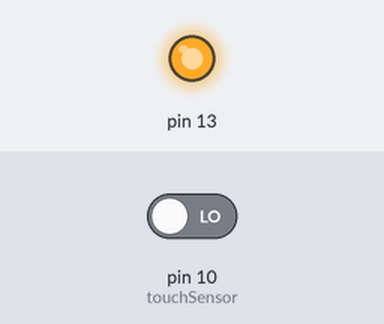
Simulated run of this sketch. Board: Arduino Uno, built with avr-gcc and run on an emulated ATmega328P. On the bench: output pins drawn as LEDs (lit = HIGH). Inputs (shaded band) come from the test bench; at power-on: pin 10 (touchSensor) LOW.

Above: at 1.2 s.
1.3 s: pin 10 (touchSensor) driven HIGH
At 2.5 s:
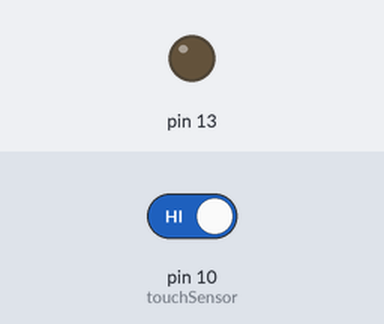
2.8 s: pin 10 (touchSensor) driven LOW
At 3.6 s:
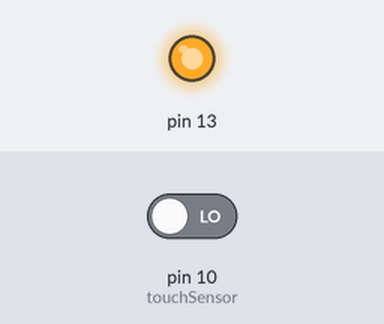
Timing chart, 0 to 5.8 s (numbered marks = the images above; inputs shaded):
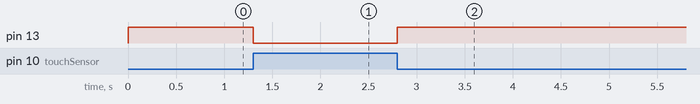

Measured:
- after the input at 1.3 s, pin 13: HIGH → LOW at once
- after the input at 2.8 s, pin 13: LOW → HIGH at once

The sketch:

check_push_button.ino
```cpp
/*


 Note that this sketch uses LED_BUILTIN to find the pin with the internal LED
*/

int touchSensor = 10;
int sensorReading = 0;

void setup() {
  pinMode(LED_BUILTIN, OUTPUT);     // Initialize the LED_BUILTIN pin as an output
  pinMode(touchSensor, INPUT);
  Serial.begin(115200);
}

// the loop function runs over and over again forever
void loop() {
  sensorReading = digitalRead(touchSensor);

  Serial.println();             // debug value
  if (sensorReading == 1) {
    turnOnLed();
  } else {
    turnOffLed();
  }
}

void turnOnLed () {
  digitalWrite(LED_BUILTIN, LOW);   // Turn the LED on (Note that LOW is the voltage level
                                    // but actually the LED is on; this is because
                                    // it is active low on the ESP-01)
}

void turnOffLed () {
  digitalWrite(LED_BUILTIN, HIGH);  // Turn the LED off by making the voltage HIGH
}
```
